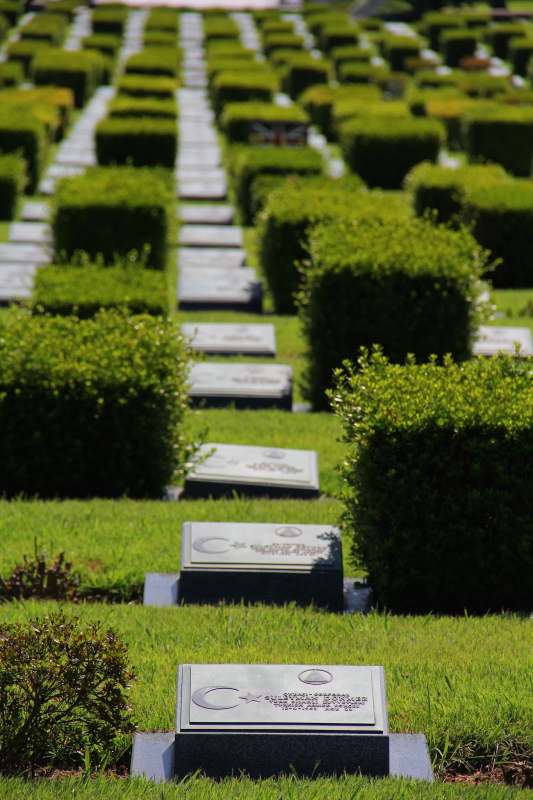
#> input picture foto.jpg, 1066 x 1600 px (shown at 1/2 size)
$ python sharpen.py
#> lines starting #> are read from the running program, lines starting #| are printed output that depends on the picture; pictures that were not available may be replaced by others from this repository, and a replacement may not be noted


import cv2
import numpy as np
from matplotlib import pyplot as plt

#img = cv2.imread('foto.jpg')
#
#kernel = np.array([[-1,-1,-1], [-1,9,-1], [-1,-1,-1]])
#
#img_sharpened = cv2.filter2D(img, -1, kernel)
#

#
#cv2.imwrite("sharpened.jpg",img_sharpened)
#
#edges = cv2.Canny(img,100,200)
#
#
#plt.subplot(121),plt.imshow(img,cmap = 'gray')
#plt.title('Original Image'), plt.xticks([]), plt.yticks([])
#plt.subplot(122),plt.imshow(edges,cmap = 'gray')
#plt.title('Edge Image'), plt.xticks([]), plt.yticks([])
#plt.show()


img = cv2.imread('foto.jpg')
#> img is the input picture: shape (1600, 1066, 3); mean B, G, R 45.8, 92.5, 85.6
img_sharpened = cv2.imread('sharpened.jpg')
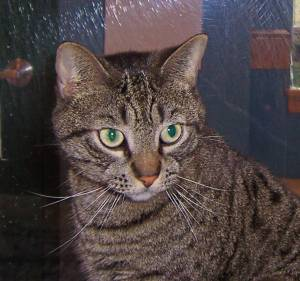
#> input picture 1.jpg, 300 x 281 px, given in place of sharpened.jpg, which was not available
#> img_sharpened is the input picture: shape (281, 300, 3); mean B, G, R 68, 68.3, 78.8

edges = cv2.Canny(img,100,200)
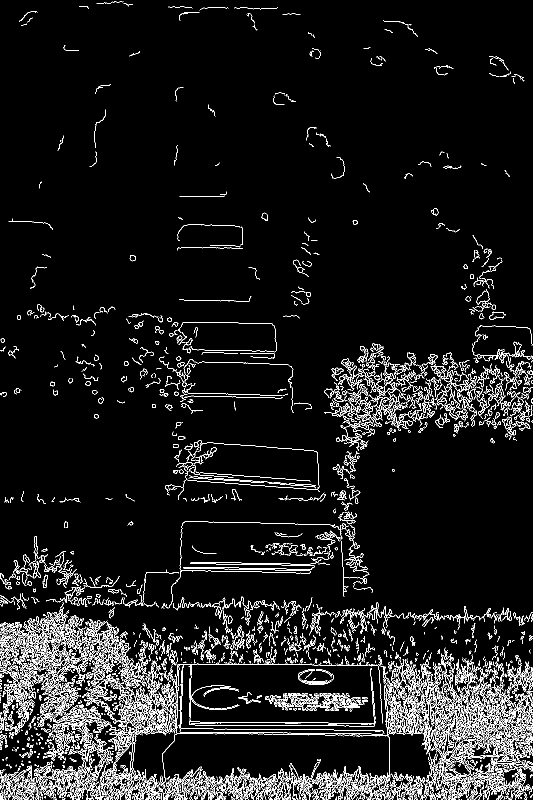
#> edges: shape (1600, 1066) (shown at 1/2 size); 6.6% white in thin lines or dots
edges_sharpened = cv2.Canny(img_sharpened,100,200)
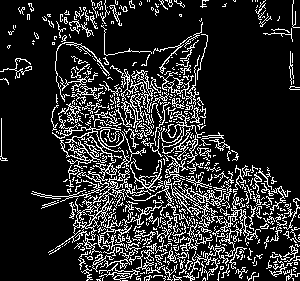
#> edges_sharpened: shape (281, 300); 16.9% white in thin lines or dots


plt.subplot(121),plt.imshow(edges,cmap = 'gray')
plt.title('Edges Original Image'), plt.xticks([]), plt.yticks([])
plt.subplot(122),plt.imshow(edges_sharpened,cmap = 'gray')
plt.title('Edges Sharpened Image'), plt.xticks([]), plt.yticks([])
plt.show()
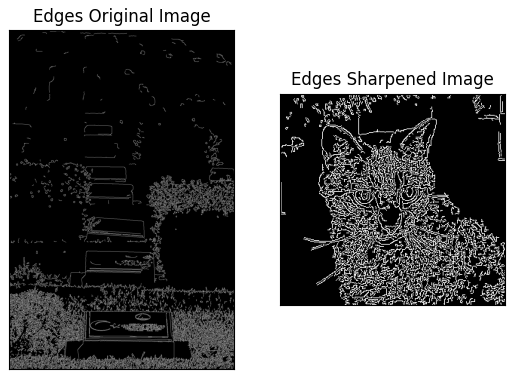
#> figure drawn by matplotlib, 2 panels
